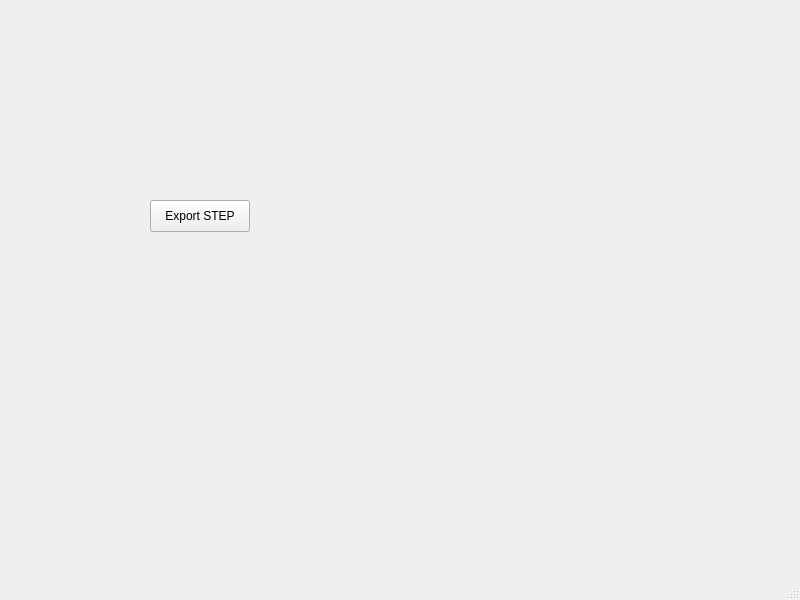
<?xml version="1.0" encoding="UTF-8"?>
<ui version="4.0">
 <class>MainWindow</class>
 <widget class="QMainWindow" name="MainWindow">
  <property name="geometry">
   <rect>
    <x>0</x>
    <y>0</y>
    <width>800</width>
    <height>600</height>
   </rect>
  </property>
  <property name="windowTitle">
   <string>MainWindow</string>
  </property>
  <widget class="QWidget" name="centralwidget">
   <widget class="QPushButton" name="btnExportSTEP">
    <property name="geometry">
     <rect>
      <x>150</x>
      <y>200</y>
      <width>100</width>
      <height>32</height>
     </rect>
    </property>
    <property name="text">
     <string>Export STEP</string>
    </property>
   </widget>
  </widget>
  <widget class="QMenuBar" name="menubar">
   <property name="geometry">
    <rect>
     <x>0</x>
     <y>0</y>
     <width>800</width>
     <height>30</height>
    </rect>
   </property>
  </widget>
  <widget class="QStatusBar" name="statusbar"/>
 </widget>
 <resources/>
 <connections/>
</ui>
